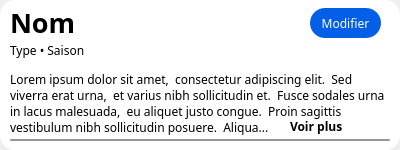
<?xml version="1.0" encoding="UTF-8"?>
<ui version="4.0">
 <class>Form</class>
 <widget class="QWidget" name="Form">
  <property name="geometry">
   <rect>
    <x>0</x>
    <y>0</y>
    <width>400</width>
    <height>150</height>
   </rect>
  </property>
  <property name="minimumSize">
   <size>
    <width>400</width>
    <height>150</height>
   </size>
  </property>
  <property name="maximumSize">
   <size>
    <width>16777215</width>
    <height>16777215</height>
   </size>
  </property>
  <property name="windowTitle">
   <string>Form</string>
  </property>
  <property name="styleSheet">
   <string notr="true">background-color: none</string>
  </property>
  <widget class="QWidget" name="Dish" native="true">
   <property name="geometry">
    <rect>
     <x>0</x>
     <y>0</y>
     <width>400</width>
     <height>150</height>
    </rect>
   </property>
   <property name="minimumSize">
    <size>
     <width>400</width>
     <height>150</height>
    </size>
   </property>
   <property name="maximumSize">
    <size>
     <width>16777215</width>
     <height>16777215</height>
    </size>
   </property>
   <property name="font">
    <font>
     <family>Inter 28pt</family>
    </font>
   </property>
   <property name="autoFillBackground">
    <bool>false</bool>
   </property>
   <property name="styleSheet">
    <string notr="true">background-color: rgba(255, 255, 255,255); border-radius: 15;</string>
   </property>
   <property name="CompleteDesc" stdset="0">
    <string/>
   </property>
   <property name="CroppedDesc" stdset="0">
    <string/>
   </property>
   <widget class="QLabel" name="Type_Season">
    <property name="geometry">
     <rect>
      <x>10</x>
      <y>41</y>
      <width>400</width>
      <height>20</height>
     </rect>
    </property>
    <property name="font">
     <font>
      <family>Inter 28pt</family>
     </font>
    </property>
    <property name="contextMenuPolicy">
     <enum>Qt::DefaultContextMenu</enum>
    </property>
    <property name="styleSheet">
     <string notr="true">background-color: None; color: black;</string>
    </property>
    <property name="text">
     <string>Type • Saison</string>
    </property>
    <property name="textFormat">
     <enum>Qt::RichText</enum>
    </property>
    <property name="CompleteDesc" stdset="0">
     <string/>
    </property>
    <property name="Type" stdset="0">
     <number>-999</number>
    </property>
    <property name="Season" stdset="0">
     <stringlist>
      <string></string>
     </stringlist>
    </property>
   </widget>
   <widget class="QLabel" name="Name">
    <property name="geometry">
     <rect>
      <x>10</x>
      <y>7</y>
      <width>291</width>
      <height>30</height>
     </rect>
    </property>
    <property name="font">
     <font>
      <family>Inter 28pt</family>
      <pointsize>20</pointsize>
      <weight>75</weight>
      <bold>true</bold>
      <underline>false</underline>
     </font>
    </property>
    <property name="styleSheet">
     <string notr="true">background-color: None; color: black;</string>
    </property>
    <property name="text">
     <string>Nom</string>
    </property>
    <property name="alignment">
     <set>Qt::AlignLeading|Qt::AlignLeft|Qt::AlignVCenter</set>
    </property>
    <property name="CompleteDesc" stdset="0">
     <string/>
    </property>
   </widget>
   <widget class="QLabel" name="Description">
    <property name="geometry">
     <rect>
      <x>10</x>
      <y>71</y>
      <width>381</width>
      <height>71</height>
     </rect>
    </property>
    <property name="font">
     <font>
      <family>Inter 28pt</family>
     </font>
    </property>
    <property name="autoFillBackground">
     <bool>false</bool>
    </property>
    <property name="styleSheet">
     <string notr="true">background-color: none; color: black;</string>
    </property>
    <property name="text">
     <string>Lorem ipsum dolor sit amet,  consectetur adipiscing elit.  Sed viverra erat urna,  et varius nibh sollicitudin et.  Fusce sodales urna in lacus malesuada,  eu aliquet justo congue.  Proin sagittis vestibulum nibh sollicitudin posuere.  Aliqua...</string>
    </property>
    <property name="scaledContents">
     <bool>false</bool>
    </property>
    <property name="alignment">
     <set>Qt::AlignLeading|Qt::AlignLeft|Qt::AlignTop</set>
    </property>
    <property name="wordWrap">
     <bool>true</bool>
    </property>
    <property name="CompleteDesc" stdset="0">
     <string/>
    </property>
   </widget>
   <widget class="QLabel" name="SeeMore">
    <property name="geometry">
     <rect>
      <x>290</x>
      <y>118</y>
      <width>61</width>
      <height>16</height>
     </rect>
    </property>
    <property name="font">
     <font>
      <family>Inter 28pt</family>
      <weight>75</weight>
      <bold>true</bold>
      <underline>false</underline>
     </font>
    </property>
    <property name="cursor">
     <cursorShape>PointingHandCursor</cursorShape>
    </property>
    <property name="autoFillBackground">
     <bool>false</bool>
    </property>
    <property name="styleSheet">
     <string notr="true">background-color: none; color: black;</string>
    </property>
    <property name="text">
     <string>Voir plus</string>
    </property>
    <property name="CompleteDesc" stdset="0">
     <string/>
    </property>
    <property name="IsShown" stdset="0">
     <bool>false</bool>
    </property>
   </widget>
   <widget class="QLabel" name="Separation">
    <property name="geometry">
     <rect>
      <x>10</x>
      <y>139</y>
      <width>380</width>
      <height>2</height>
     </rect>
    </property>
    <property name="font">
     <font>
      <family>Inter 28pt</family>
     </font>
    </property>
    <property name="styleSheet">
     <string notr="true">background-color: rgba(150, 150, 150,255); border-radius: 1;</string>
    </property>
    <property name="text">
     <string/>
    </property>
   </widget>
   <widget class="QLabel" name="ModifyDishButton">
    <property name="geometry">
     <rect>
      <x>310</x>
      <y>8</y>
      <width>71</width>
      <height>30</height>
     </rect>
    </property>
    <property name="font">
     <font>
      <family>Inter 28pt</family>
     </font>
    </property>
    <property name="cursor">
     <cursorShape>PointingHandCursor</cursorShape>
    </property>
    <property name="styleSheet">
     <string notr="true">background-color: #035fe7; color:white;</string>
    </property>
    <property name="text">
     <string>Modifier</string>
    </property>
    <property name="scaledContents">
     <bool>true</bool>
    </property>
    <property name="alignment">
     <set>Qt::AlignCenter</set>
    </property>
   </widget>
  </widget>
 </widget>
 <resources>
  <include location="../Images.qrc"/>
 </resources>
 <connections/>
</ui>
